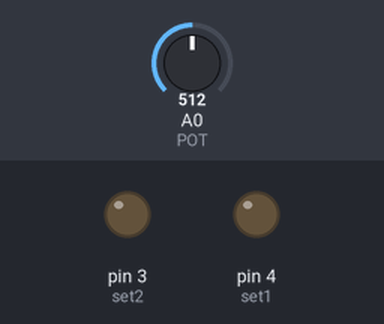
A sketch run on a simulated Arduino Uno, built with avr-gcc and run on an emulated ATmega328P. Parts: output pins drawn as LEDs (lit = HIGH). The test bench sets the inputs (shaded band); at power-on: A0 (POT) = 512. What the sketch prints to the serial monitor is not drawn.

Above: at 1.2 s.
1.3 s: A0 (POT) set to 587
4.3 s: A0 (POT) set to 615
At 5.2 s:
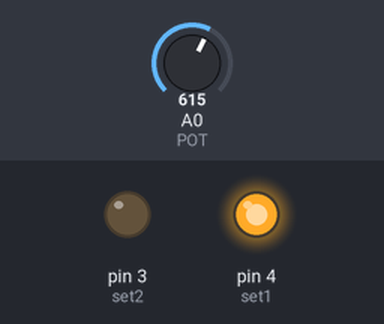
5.8 s: A0 (POT) set to 290
At 6.2 s:
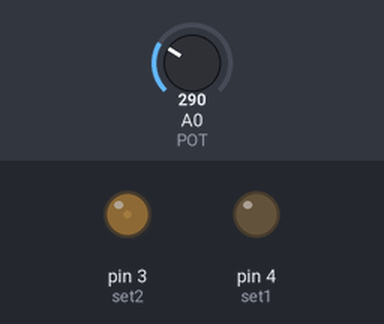
7.3 s: A0 (POT) set to 122
At 8.5 s:
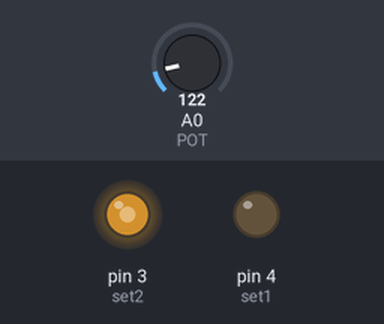
8.8 s: A0 (POT) set to 0
At 9.7 s:
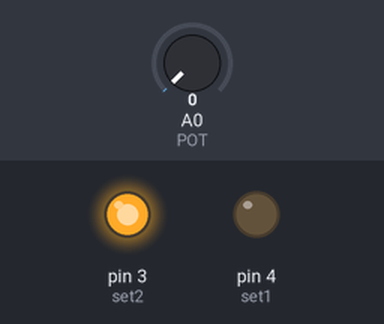
Timing chart, 0 to 11.3 s (numbered marks = the images above; inputs shaded):
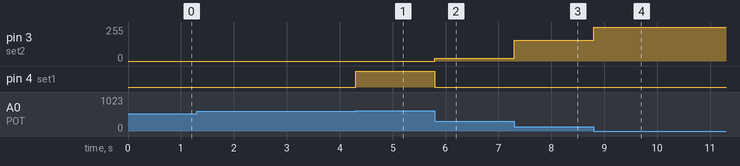

The sketch:

ponte_H.ino
```cpp
/*
  Code de teste feito para ser usado com aquela ponte H vermelha com dissipador
  23/03/2019
*/

//pinagem
const int set1 = 4;
const int set2 = 3;

const int POT = A0;

//variáveis globais
int pot = 0;
int pot_max = 0;

void setup ()
{
  Serial.begin(115200);

  pinMode(set1, OUTPUT);
  pinMode(set2, OUTPUT);
}

void loop ()
{
  pot = analogRead(POT);

  if(pot > pot_max) // correção do valor máx do potenciometro
    pot_max = pot;

  if (pot > 600)
  {
    //digitalWrite(set1, HIGH);

    //fazer controle de vel
    int val = map(pot, 600, pot_max, 10, 255);
    val = constrain(val, 0, 255);
    analogWrite(set1, val);
    Serial.print("val: ");
    Serial.print(val);

    digitalWrite(set2, LOW);

    Serial.print(" _|_ set1");
  }
  else if (pot < 300)
  {
    digitalWrite(set1, LOW);

    //fazer controle de vel
    int val = map(pot, 0, 300, 255, 10);
    val = constrain(val, 0, 255);
    analogWrite(set2, val);

    Serial.print("val: ");
    Serial.print(val);
    Serial.print(" _|_ set2");
  }
  else
  {
    digitalWrite(set1, LOW);
    digitalWrite(set2, LOW);

    Serial.print("desligado");
  }

  print_dev();
}

void print_dev()
{
  Serial.print(" _|_ pot: ");
  Serial.println(pot);
}
```

Measured:
- the behaviour switches between 600 and 601 on A0 (POT) (found by bisection; images 0 and 1)
- after the input at 4.3 s, pin 4 (set1): LOW → HIGH at once
- after the input at 5.8 s, pin 3 (set2): 0/255 → 19/255 at once; pin 4 (set1): HIGH → LOW at once
- after the input at 7.3 s, pin 3 (set2): 19/255 → 156/255 at once
- after the input at 8.8 s, pin 3 (set2): 156/255 → 255/255 at once
